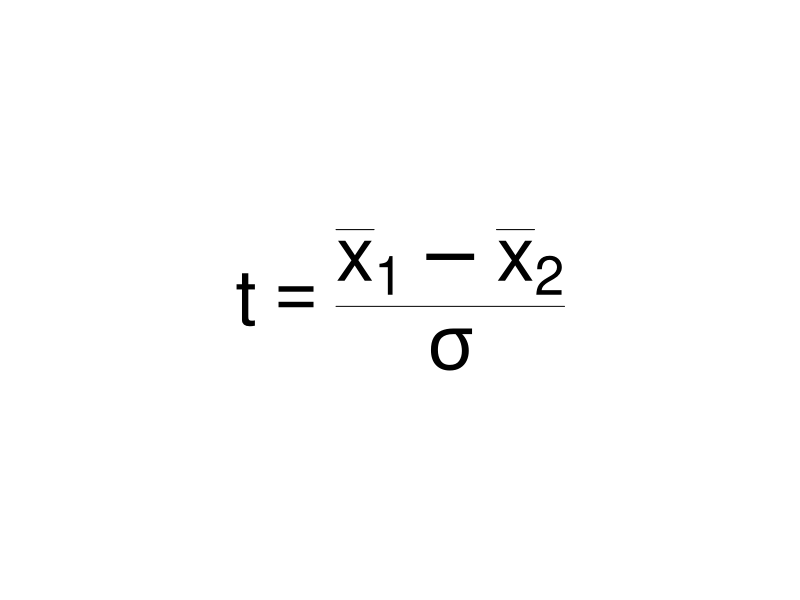
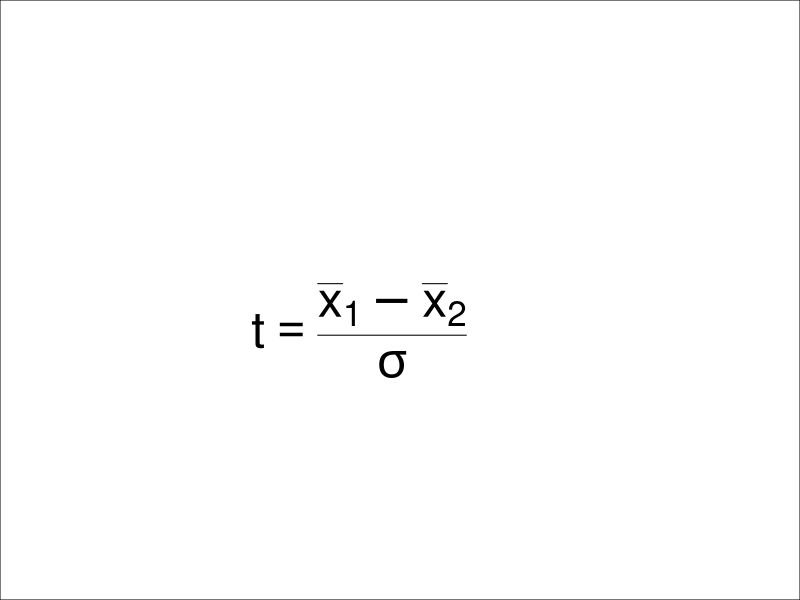

The R source for these figures, in order: (Note: this script raises an error after producing the figures.)
## ---- chunk 1
knitr::opts_chunk$set(echo = TRUE)
## ---- chunk 2
betas <-c(1887
,897
,1997
,4513
,930
,3535
,2260
,4879
,4218
,4484
,1295#
,1897
,1527
,3179
,4117
,4210
,3444
,9505
,7375
,4275
)


Ki67 <- c(28
,6
,11
,17
,3
,12
,40
,29
,33
,47
,18#
,26
,24
,72
,62
,77
,65
,104
,140
,73)


# "trt" = the experimental "treatment"
trt <- c(rep("MBP",10),rep("MBP-hBT",10))

#df is short for "dataframe"
df <- data.frame(total.cells = betas,
                 Ki67 = Ki67,
                 treatment = trt)

## ---- chunk 3

library(grid)
library(gridExtra)

df.head <- rbind(head(df))

t.eq <- c("t == over(bar(x)[1]-bar(x)[2],sigma)")
df.x <- matrix(data = t.eq)


tt3 <- ttheme_minimal(base_size = 55, parse = T)
windows()
grid.newpage()
grid.table(df.x, theme =tt3)



## ---- chunk 4

x <- grid.locator(unit = "native")
## ---- chunk 5
par(mai = c(0,0,0,0))
plot(c(1:10) , c(1:10), col  = 0, lwd = 0,
     axes = T, xlab = "",ylab = "",tck = 0,
     xaxt = "n",yaxt = "n")

text(5,5, expression(t == over(bar(x)[1]-bar(x)[2],sigma)), cex = 3)
## ---- chunk 6
plotarrow <- function(lwd. = 2, 
                      lngth = 0.1,
                      col. = 2){
  locs <- locator(2)
  arrows(x1 = locs$x[1], y1 = locs$y[1], 
         x0 = locs$x[2], y0 = locs$y[2],
         lwd= lwd., length = lngth, col = col.)
}

plotarrow()
## ---- chunk 7
placelabel <- function(lab. = "label",
                       lwd. = 2, 
                      lngth = 0.1,
                      col. = 2,
                      pos. = 4){
  locs <- locator(1)
  text(x = locs$x,y = locs$y, label = lab., pos = pos.)
}

placelabel("test statistic")
## ---- chunk 8
t. <-  seq(-10,10,by = 0.01)
d. <- dt(x = t., df = 20)
plot(d. ~ t.)

